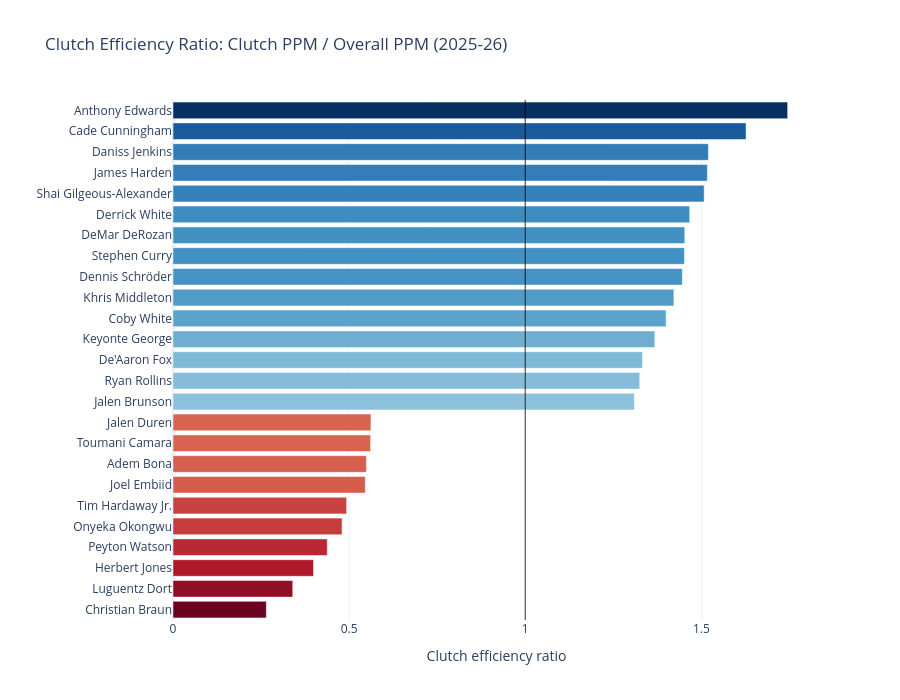

Notebook source saved alongside this figure:
### Code cell
# Bar chart: Clutch Efficiency Ratio: Clutch PPM / Overall PPM 
diff_top = df.nlargest(15, 'PTS_CER')[['PLAYER_NAME', 'PTS_CER', 'TEAM_ABBREVIATION']]
diff_bot = df.nsmallest(10, 'PTS_CER')[['PLAYER_NAME', 'PTS_CER', 'TEAM_ABBREVIATION']]
diff_df  = pd.concat([diff_top, diff_bot])

fig = px.bar(
    diff_df.sort_values('PTS_CER'),
    x='PTS_CER', y='PLAYER_NAME',
    orientation='h',
    color='PTS_CER',
    color_continuous_scale='RdBu',
    color_continuous_midpoint=1,
    hover_data=['TEAM_ABBREVIATION'],
    title=f'Clutch Efficiency Ratio: Clutch PPM / Overall PPM ({SEASON})',
    labels={'PTS_CER': 'Clutch efficiency ratio', 'PLAYER_NAME': ''}
)
fig.add_vline(x=1, line_color='black', line_width=0.8)
fig.update_layout(height=700, template='plotly_white', showlegend=False,
                  coloraxis_showscale=False)
fig.write_html('clutch_efficiency_ratio.html')
fig.show()

### Figure 1 — Plotly figure (JSON) as saved in the notebook; plotly's stock layout.template omitted (floating-point values rounded to 4 significant figures)
{"data": [{"customdata": [["DEN"], ["OKC"], ["NOP"], ["DEN"], ["ATL"], ["DEN"], ["PHI"], ["PHI"], ["POR"], ["DET"], ["NYK"], ["MIL"], ["SAS"], ["UTA"], ["CHA"], ["DAL"], ["CLE"], ["GSW"], ["SAC"], ["BOS"], ["OKC"], ["CLE"], ["DET"], ["DET"], ["MIN"]], "hovertemplate": "Clutch efficiency ratio=%{marker.color}<br>=%{y}<br>TEAM_ABBREVIATION=%{customdata[0]}<extra></extra>", "legendgroup": "", "marker": {"color": [0.265, 0.34, 0.399, 0.438, 0.48, 0.493, 0.546, 0.549, 0.561, 0.562, 1.31, 1.325, 1.333, 1.368, 1.4, 1.422, 1.446, 1.452, 1.453, 1.467, 1.508, 1.517, 1.52, 1.627, 1.745], "coloraxis": "coloraxis", "pattern": {"shape": ""}}, "name": "", "orientation": "h", "showlegend": false, "textposition": "auto", "type": "bar", "x": [0.265, 0.34, 0.399, 0.438, 0.48, 0.493, 0.546, 0.549, 0.561, 0.562, 1.31, 1.325, 1.333, 1.368, 1.4, 1.422, 1.446, 1.452, 1.453, 1.467, 1.508, 1.517, 1.52, 1.627, 1.745], "xaxis": "x", "y": ["Christian Braun", "Luguentz Dort", "Herbert Jones", "Peyton Watson", "Onyeka Okongwu", "Tim Hardaway Jr.", "Joel Embiid", "Adem Bona", "Toumani Camara", "Jalen Duren", "Jalen Brunson", "Ryan Rollins", "De'Aaron Fox", "Keyonte George", "Coby White", "Khris Middleton", "Dennis Schröder", "Stephen Curry", "DeMar DeRozan", "Derrick White", "Shai Gilgeous-Alexander", "James Harden", "Daniss Jenkins", "Cade Cunningham", "Anthony Edwards"], "yaxis": "y"}], "layout": {"barmode": "relative", "coloraxis": {"cmid": 1, "colorbar": {"title": {"text": "Clutch efficiency ratio"}}, "colorscale": [[0, "rgb(103,0,31)"], [0.1, "rgb(178,24,43)"], [0.2, "rgb(214,96,77)"], [0.3, "rgb(244,165,130)"], [0.4, "rgb(253,219,199)"], [0.5, "rgb(247,247,247)"], [0.6, "rgb(209,229,240)"], [0.7, "rgb(146,197,222)"], [0.8, "rgb(67,147,195)"], [0.9, "rgb(33,102,172)"], [1, "rgb(5,48,97)"]], "showscale": false}, "height": 700, "legend": {"tracegroupgap": 0}, "shapes": [{"line": {"color": "black", "width": 0.8}, "type": "line", "x0": 1, "x1": 1, "xref": "x", "y0": 0, "y1": 1, "yref": "y domain"}], "showlegend": false, "title": {"text": "Clutch Efficiency Ratio: Clutch PPM / Overall PPM (2025-26)"}, "xaxis": {"anchor": "y", "domain": [0, 1], "title": {"text": "Clutch efficiency ratio"}}, "yaxis": {"anchor": "x", "domain": [0, 1], "title": {"text": ""}}}}
